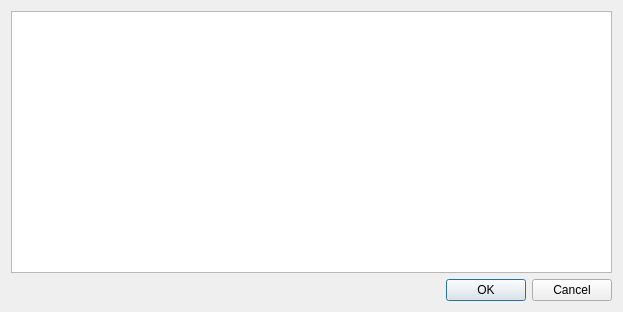
<?xml version="1.0" encoding="UTF-8"?>
<ui version="4.0">
 <class>ifg::qt::ListaPaginada</class>
 <widget class="QDialog" name="ifg::qt::ListaPaginada">
  <property name="geometry">
   <rect>
    <x>0</x>
    <y>0</y>
    <width>623</width>
    <height>312</height>
   </rect>
  </property>
  <property name="windowTitle">
   <string/>
  </property>
  <layout class="QGridLayout" name="gridLayout">
   <item row="0" column="0">
    <widget class="QListWidget" name="lista"/>
   </item>
   <item row="1" column="0">
    <widget class="QDialogButtonBox" name="botoes">
     <property name="orientation">
      <enum>Qt::Horizontal</enum>
     </property>
     <property name="standardButtons">
      <set>QDialogButtonBox::Cancel|QDialogButtonBox::Ok</set>
     </property>
    </widget>
   </item>
  </layout>
 </widget>
 <resources/>
 <connections/>
</ui>
